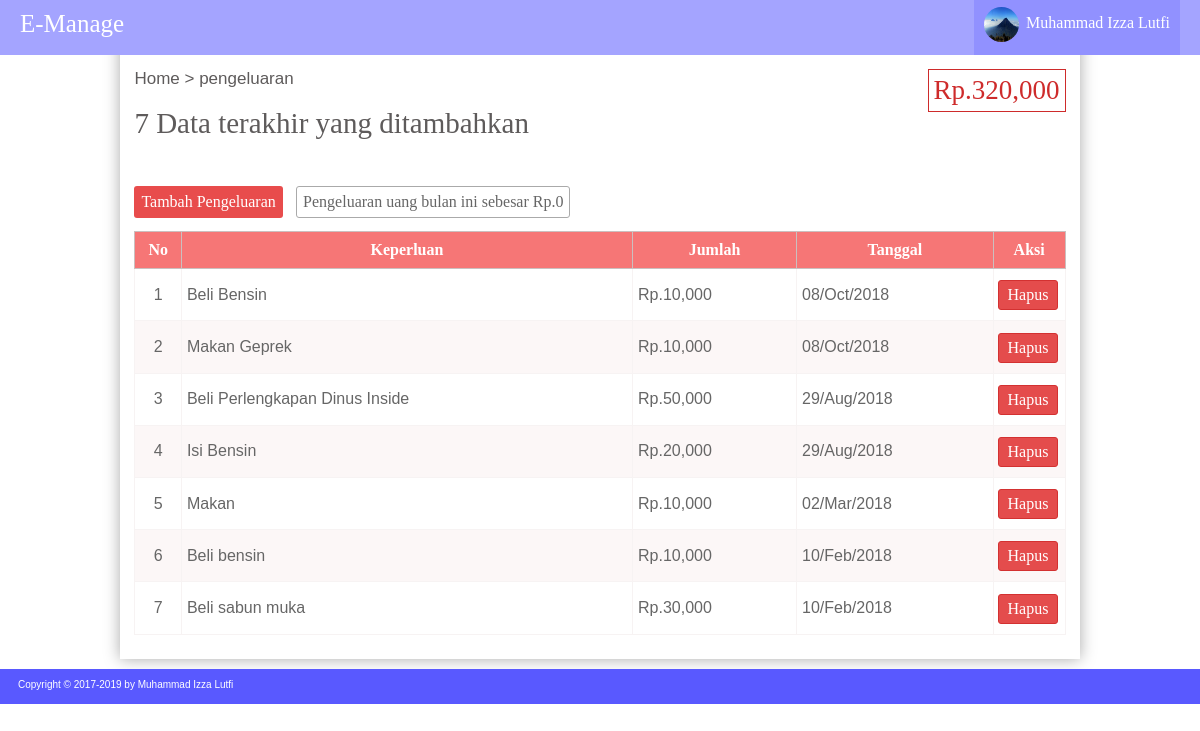
Page /home/index.php?menu=pengeluaran (signed in) on the committed database.
### tables this page shows
CREATE TABLE `user` (
  `id_user` int(10) NOT NULL,
  `nama` varchar(50) NOT NULL,
  `alamat` varchar(50) NOT NULL,
  `tgl_lahir` date NOT NULL,
  `foto` varchar(30) NOT NULL,
  `username` varchar(50) NOT NULL,
  `password` varchar(50) NOT NULL
);

CREATE TABLE `saldo` (
  `id_saldo` int(10) NOT NULL,
  `id_user` int(10) NOT NULL,
  `jml_saldo` int(15) NOT NULL
);

CREATE TABLE `d_penarikan` (
  `id_dpenarikan` int(10) NOT NULL,
  `id_user` int(10) NOT NULL,
  `jumlah` int(15) NOT NULL,
  `tanggal` date NOT NULL,
  `keperluan` varchar(200) NOT NULL
);

### home/page/pengeluaran.php (the view, shortened to what this page needs)
<?php
	$idusr=$data['id_user'];
	include "../inc/koneksi.php";
	$qjml=mysqli_query($koneksi,"SELECT * FROM saldo WHERE id_user='$idusr'");
	$jml=mysqli_fetch_array($qjml);
	$row=mysqli_num_rows($qjml);
	if($row!=1){
		$jumlah=0;
	}
	else{
		$jumlah=$jml['jml_saldo'];
	}
 ?>
<!DOCTYPE html>
<html>
<head>
</head>
<body>
<div class="content-menu">
	<div class="content-menu1">
		<div class="menu-judul1">Home > pengeluaran</div>
		<div class="jml-saldo">Rp.<?=number_format($jumlah);?></div><br><br>
		<div class="ket">7 Data terakhir yang ditambahkan</div>
		<div class="content-tambah">
			<a href="#add_pengeluaran"><div class="btn-tambah">Tambah Pengeluaran</div></a>
			<?php
				$jmlh=0;
			 ?>
			<div class="btn-tambah1">Pengeluaran uang bulan ini sebesar Rp.<?=number_format($jmlh);?></div>
		</div>
		<table width="100%">
			<tr>
				<th width="5%">No</th>
				<th>Keperluan</th>
				<th>Jumlah</th>
				<th>Tanggal</th>
				<th width="7%">Aksi</th>
			</tr>
			<?php
				$no=1;
				$qtt=mysqli_query($koneksi,"SELECT * FROM d_penarikan WHERE id_user='$idusr' order by id_dpenarikan desc limit 7");
				while($t=mysqli_fetch_array($qtt)){
			 ?>
			<tr bgcolor="<?php if($no%2){echo "#FFF";}else{echo "#FCF7F7";} ?>">
				<td align="center"><?=$no++;?></td>
				<td><?=$t['keperluan'];?></td>
				<td>Rp.<?=number_format($t['jumlah']);?></td>
				<td><?=date("d/M/Y", strtotime($t['tanggal']));?></td>
				<td align="center"><a href="#hapus<?=$t['id_dpenarikan'];?>" class="batal" style="text-decoration: none;">Hapus</a></td>
			</tr>
			<?php } ?>
		</table>
	</div>
</div>
</body>
</html>

### home/index.php (shortened to what this page needs)
<?php
	include "../inc/koneksi.php";
	$user=$_SESSION['username'];
	$quser=mysqli_query($koneksi,"SELECT * FROM user WHERE username='$user'");
	$data=mysqli_fetch_array($quser);
 ?>
<!DOCTYPE html PUBLIC "-//W3C//DTD XHTML 1.0 Transitional//EN" "http://www.w3.org/TR/xhtml1/DTD/xhtml1-transitional.dtd">
<html xmlns="http://www.w3.org/1999/xhtml">
<head>
<link rel="stylesheet" type="text/css" href="../css/utama.css" />
<link rel="stylesheet" type="text/css" href="../css/profil.css">
<link rel="stylesheet" type="text/css" href="../css/saldo.css">
</head>
<body>
    <div class="header">
        <a href="index.php">
    	<div class="header-font">
        	E-Manage
        </div>
        </a>
        <div class="header-profil">
        	<div class="dropdown">
                <label for="checkbox_toggle"><img name="profile" src="../img/image/<?=$data['foto']?>" /><div class="profil-text"><?php echo $data['nama']; ?></div></label>
            </div>
        </div>
    </div>
    <div class="content">
    	<?php
    		switch ($_GET['menu']) {
                case "pengeluaran":
                    include "page/pengeluaran.php";
                    break;
    		}
    	 ?>
    </div>
    <div style="clear: both;">
    <div class="footer"><font face="Arial" color="#FFFFFF" size="-2" style="padding-left:1.5%;">Copyright &copy; 2017-<?=date('Y')?> by Muhammad Izza Lutfi</font></div>
</body>
</html>

### css/utama.css (style rules this page uses)
body { background:#FFF; padding:0; margin:0; }
.header { width:100%; height:55px; position: fixed; background:#A4A4FF; }
.header-font { font-family:Arial Narrow; font-size:25px; color:#FFF; float:left; padding:10px 0px 0px 20px; }
.header-profil { width:auto; height:55px; float:right; margin-right:20px; }
.dropdown { position:relative; display:inline-block; font-size:16px; color:#FFF; }
label { box-sizing:border-box; display: inline-block; width:100%; background:#9191FF; height:55px; cursor:pointer; padding:0px 10px 0px 10px; }
.profil-text { padding-top:14px; font-family:Arial Narrow; float:left; padding-left:7px; }
img[name="profile"] { border-radius:100%; width:35px; height:35px; margin-top:7px; float:left; }
.content { width:80%; padding-top: 50px; margin:0 auto; padding-bottom: 2%; background:#FFF; box-shadow: 0 0 15px #aaa; height:auto; margin-bottom: 10px; }
.footer { width:100%; height:25px; margin-bottom:0%; background:#5959FF; padding-top:10px; }
@media screen and (min-width: 769px) { .header { z-index: 99999; } }

### css/saldo.css (style rules this page uses)
.content-menu { width: 97%; height: auto; border: 0px solid rgba(233,233,233,0.7); margin:0 auto; }
.content-menu1 { margin-top: 2%; }
.menu-judul1 { font-family: Arial; font-size: 17px; color: #5E5B5B; display: inline-block; }
.jml-saldo { float: right; font-family: Arial Narrow; font-size: 27px; color: #CE2B2B; padding: 5px; border: 1px solid#CE2B2B; }
.ket { font-family: Arial Narrow; font-size: 29px; color: #5E5B5B; }
.content-tambah { width: 100%; height: 35px; margin-top: 5%; }
.btn-tambah { padding: 7px; background: #E84C4C; margin-right: 1%; color: #FFF; border-radius: 3px; display: inline-block; font-family: Arial Narrow; }
.btn-tambah1 { padding: 6px; border: 1px solid#aaa; margin-right: 1%; color: #666; margin-bottom: 2%; border-radius: 3px; display: inline-block; font-family: Arial Narrow; }
table { border-collapse: collapse; margin-top: 10px; }
table th { padding: 9px; border: 1px solid#CBBFBF; font-family: Arial Narrow; background:#F67676; color: #fff; }
table td { padding: 10px 5px 10px 5px; font-family: Arial; border: 1px solid#F7F3F3; color: #666; }
.batal { padding: 5px 9px 5px 9px; margin-right: 2%; margin-top: 2%; font-family: Arial Narrow; color: #fff; float: right; border: 1px solid#D33131; border-radius: 3px; background: #E44C4C; }
a { text-decoration: none; }

### rows in the picture
user: foto (picture), nama "Muhammad Izza Lutfi"
saldo: jml_saldo "320,000"
d_penarikan: keperluan "Beli Bensin", jumlah "10,000", tanggal "08/Oct/2018"
d_penarikan: keperluan "Makan Geprek", jumlah "10,000", tanggal "08/Oct/2018"
d_penarikan: keperluan "Beli Perlengkapan Dinus Inside", jumlah "50,000", tanggal "29/Aug/2018"
d_penarikan: keperluan "Isi Bensin", jumlah "20,000", tanggal "29/Aug/2018"
d_penarikan: keperluan "Makan", jumlah "10,000", tanggal "02/Mar/2018"
d_penarikan: keperluan "Beli bensin", jumlah "10,000", tanggal "10/Feb/2018"
d_penarikan: keperluan "Beli sabun muka", jumlah "30,000", tanggal "10/Feb/2018"

### other values in the picture
$jmlh "0"
